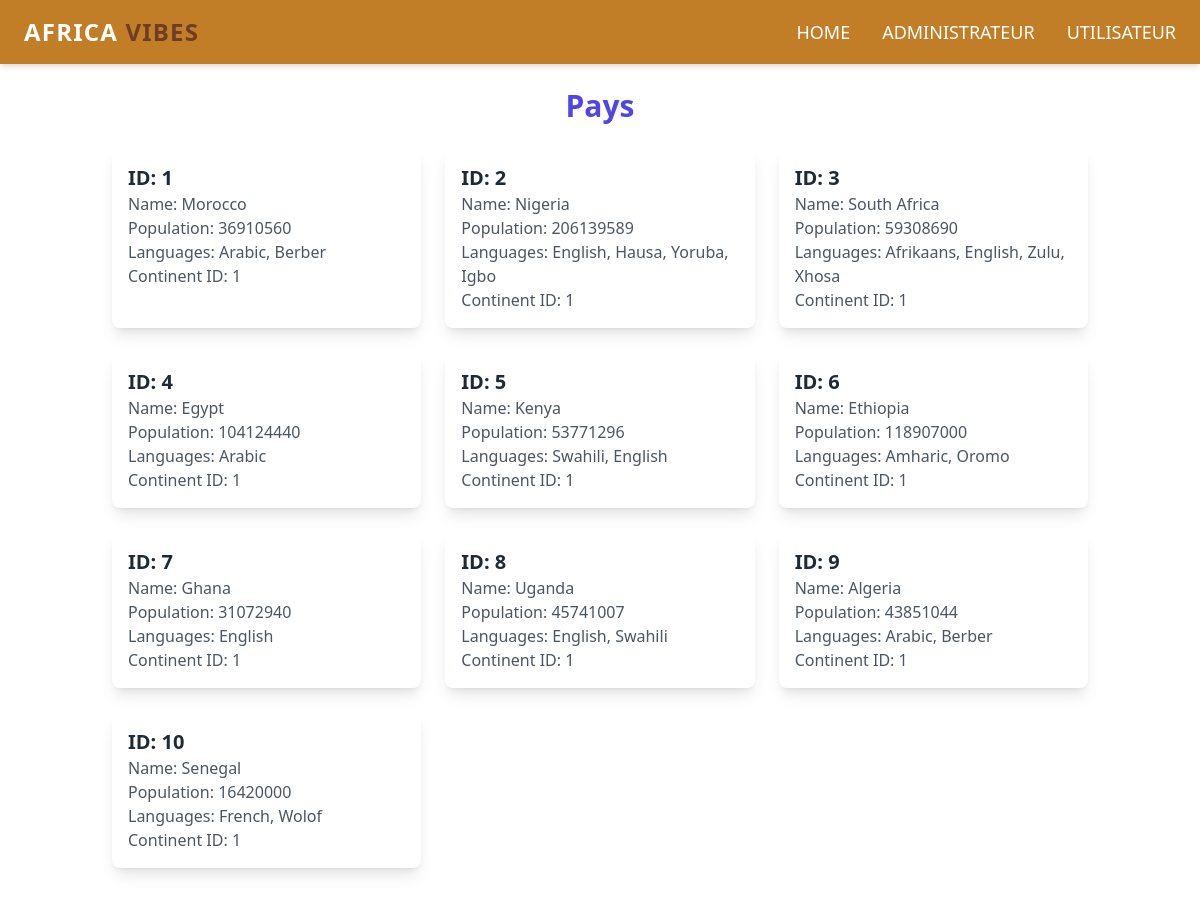
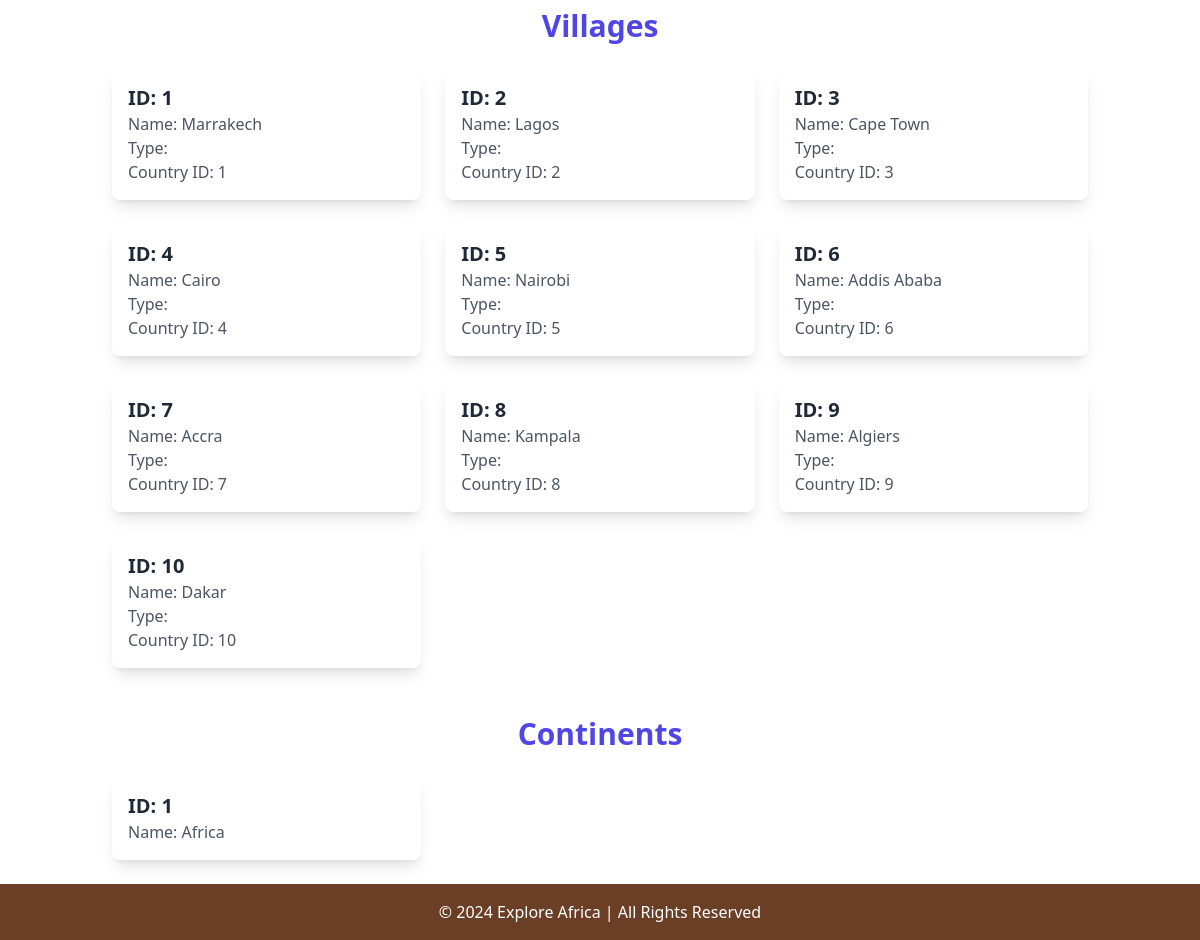
The app's page /Admin.php, older data (2 pictures, top to bottom).
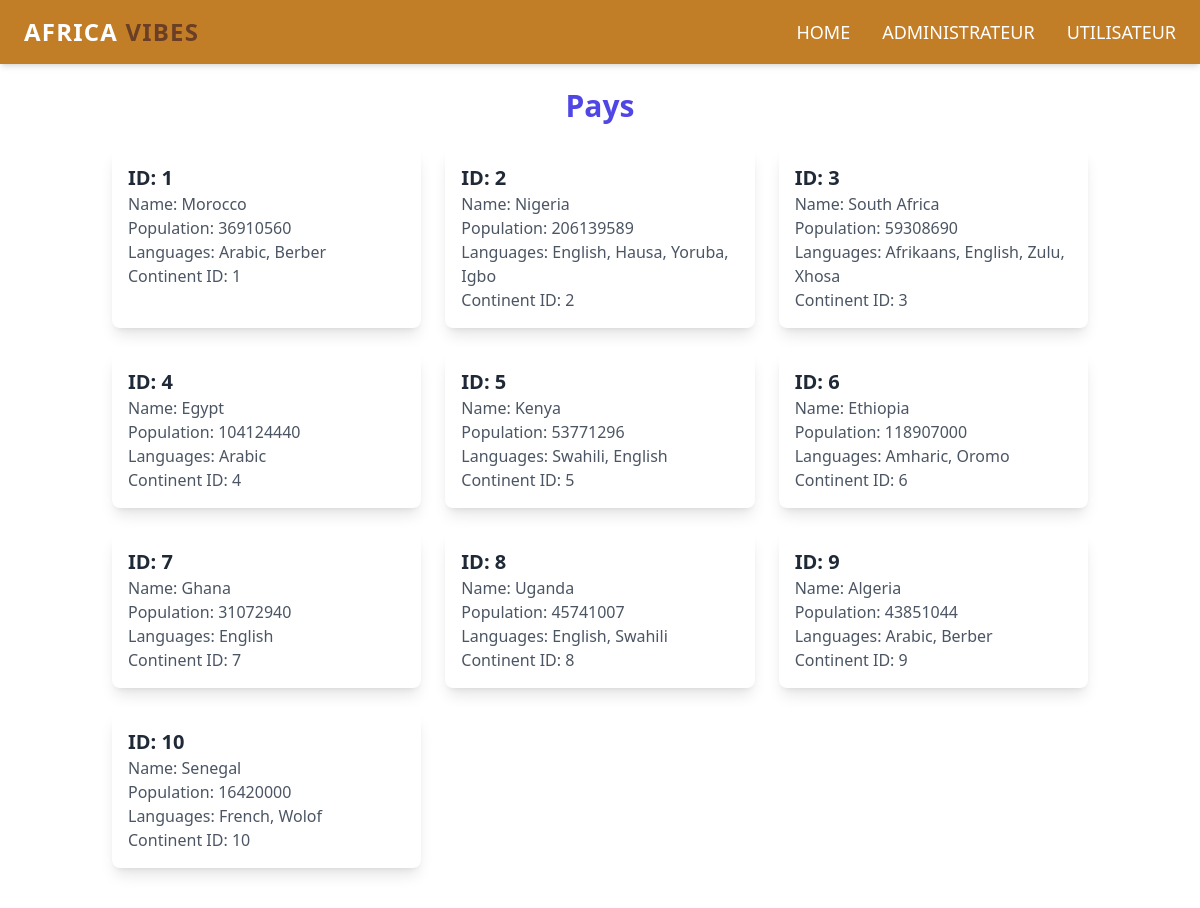
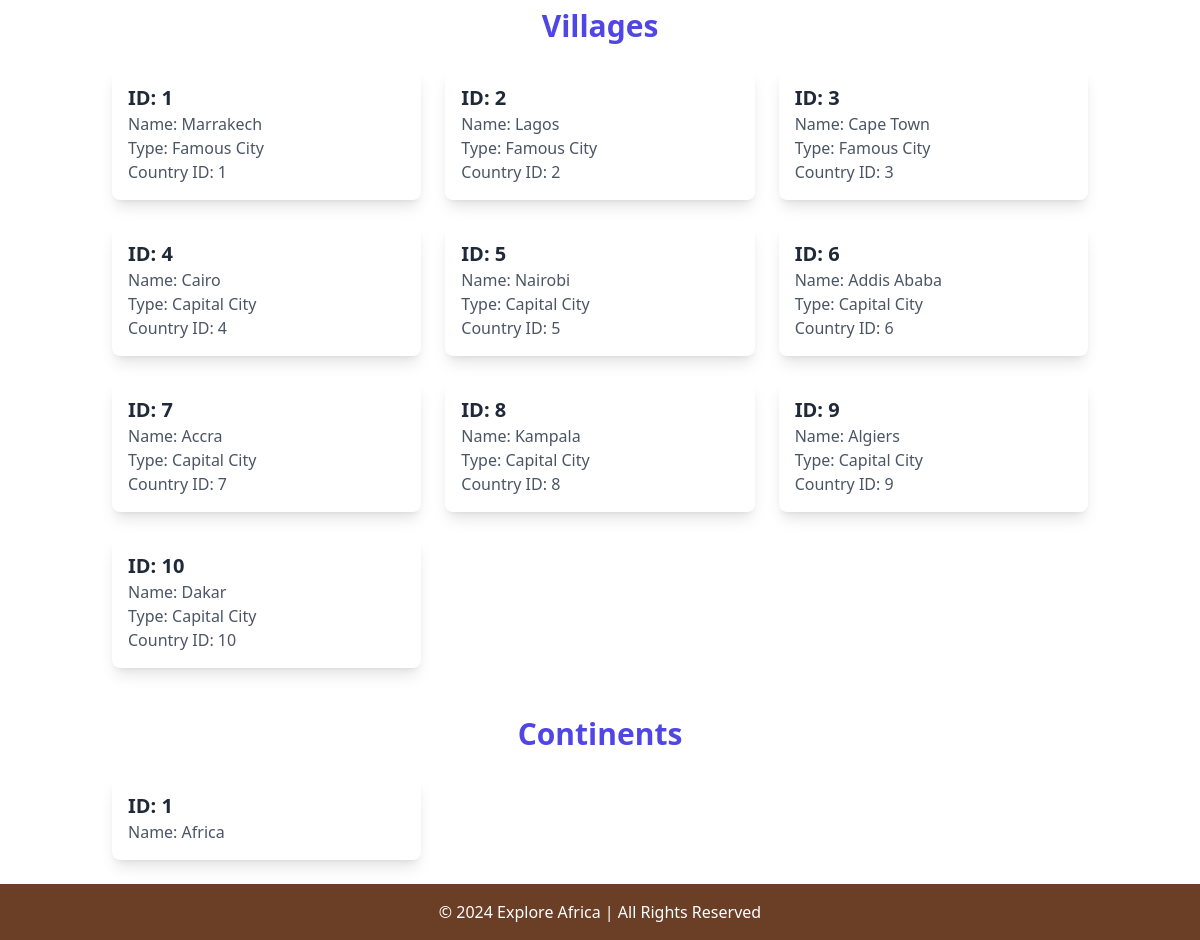
The same page, newer data (2 pictures, top to bottom).
### tables this page shows
CREATE TABLE pays (
    id INT NOT NULL AUTO_INCREMENT PRIMARY KEY,
    name VARCHAR(100) NOT NULL,
    population BIGINT, 
    languages VARCHAR(100),  
    id_continent INT,
    FOREIGN KEY (id_continent) REFERENCES continent(id)
);

CREATE TABLE vill (
    id INT NOT NULL AUTO_INCREMENT PRIMARY KEY,
    name VARCHAR(100) NOT NULL,
    type ENUM('Capital City', 'Famous City') NOT NULL,
    id_pays INT,
    FOREIGN KEY (id_pays) REFERENCES pays(id)
);

CREATE TABLE continent (
    id INT NOT NULL AUTO_INCREMENT PRIMARY KEY,
    name VARCHAR(100) NOT NULL
);

### Admin.php (the view, shortened to what this page needs)
<!DOCTYPE html>
<html lang="en">
<head>
    <script src="https://cdn.tailwindcss.com"></script>
</head>
<body>
<nav class="bg-[#C27D27] shadow-md">
        <div class="max-w-7xl mx-auto px-6 py-4 flex justify-between items-center">
            <div class="text-white text-2xl font-bold uppercase tracking-wider">
                Africa <span class="text-[#6B3E26]">Vibes</span>
            </div>
            <ul class="hidden md:flex space-x-8">
                <li><a href="index.php" class="text-white text-lg font-medium uppercase hover:text-[#F1C40F] transition duration-300">Home</a></li>
                <li><a href="Admin.php" class="text-white text-lg font-medium uppercase hover:text-[#F1C40F] transition duration-300">Administrateur</a></li>
                <li><a href="Utilis.php" class="text-white text-lg font-medium uppercase hover:text-[#F1C40F] transition duration-300">Utilisateur</a></li>
        </ul>
    </nav>
<?php
include('conn.php');
$pays = mysqli_query($conn, "SELECT * FROM `pays`");
$vill =mysqli_query($conn,"SELECT * FROM `vill`");
$continent =mysqli_query($conn,"SELECT * FROM `continent`");
?>
<div class="container mx-auto p-6">
<h2 class="text-3xl font-bold text-center text-indigo-600 mb-6">Pays</h2>
<div class="grid grid-cols-1 sm:grid-cols-2 md:grid-cols-3 gap-6">
    <?php while ($row = mysqli_fetch_array($pays)) { ?>
        <div class="bg-white p-4 rounded-lg shadow-lg">
            <h3 class="text-xl font-semibold text-gray-800">ID: <?= $row['id']; ?></h3>
            <p class="text-gray-600">Name: <?= $row['name']; ?></p>
            <p class="text-gray-600">Population: <?= $row['population']; ?></p>
            <p class="text-gray-600">Languages: <?= $row['languages']; ?></p>
            <p class="text-gray-600">Continent ID: <?= $row['id_continent']; ?></p>
        </div>
    <?php }?>
</div>
<h2 class="text-3xl font-bold text-center text-indigo-600 mt-12 mb-6">Villages</h2>
<div class="grid grid-cols-1 sm:grid-cols-2 md:grid-cols-3 gap-6">
    <?php while ($row = mysqli_fetch_array($vill)) { ?>
        <div class="bg-white p-4 rounded-lg shadow-lg">
            <h3 class="text-xl font-semibold text-gray-800">ID: <?= $row['id']; ?></h3>
            <p class="text-gray-600">Name: <?= $row['name']; ?></p>
            <p class="text-gray-600">Type: <?= $row['type']; ?></p>
            <p class="text-gray-600">Country ID: <?= $row['id_pays']; ?></p>
        </div>
    <?php } ?>
</div>
<h2 class="text-3xl font-bold text-center text-indigo-600 mt-12 mb-6">Continents</h2>
<div class="grid grid-cols-1 sm:grid-cols-2 md:grid-cols-3 gap-6">
    <?php while ($row = mysqli_fetch_array($continent)) { ?>
        <div class="bg-white p-4 rounded-lg shadow-lg">
            <h3 class="text-xl font-semibold text-gray-800">ID: <?= $row['id']; ?></h3>
            <p class="text-gray-600">Name: <?= $row['name']; ?></p>
        </div>
    <?php } ?>
</div>
</div>
<footer class="bg-[#6B3E26] text-white text-center py-4">
        <p>&copy; 2024 Explore Africa | All Rights Reserved</p>
    </footer>
</body>
</html>

Row changes from the older to the newer data that the page shows:
changed pays "Nigeria": id_continent "1" → "2"
changed pays "South Africa": id_continent "1" → "3"
changed pays "Egypt": id_continent "1" → "4"
changed pays "Kenya": id_continent "1" → "5"
changed pays "Ethiopia": id_continent "1" → "6"
changed pays "Ghana": id_continent "1" → "7"
changed pays "Uganda": id_continent "1" → "8"
changed pays "Algeria": id_continent "1" → "9"
changed pays "Senegal": id_continent "1" → "10"
changed vill "Marrakech": type (not shown) → "Famous City"
changed vill "Lagos": type (not shown) → "Famous City"
changed vill "Cape Town": type (not shown) → "Famous City"
changed vill "Cairo": type (not shown) → "Capital City"
changed vill "Nairobi": type (not shown) → "Capital City"
changed vill "Addis Ababa": type (not shown) → "Capital City"
changed vill "Accra": type (not shown) → "Capital City"
changed vill "Kampala": type (not shown) → "Capital City"
changed vill "Algiers": type (not shown) → "Capital City"
changed vill "Dakar": type (not shown) → "Capital City"
